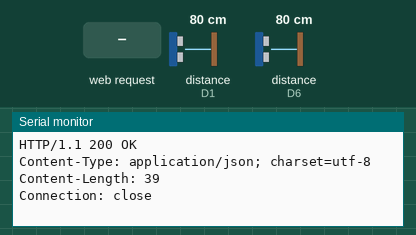
The sketch below on a simulated ESP8266 (NodeMCU). Parts: the last lines printed to the serial monitor. Wiring (inferred from the names in the program): 2 × ultrasonic range finder: trigger D2, echo D1 / trigger D5, echo D6. Inputs (shaded band) come from the test bench; at power-on: distance to the obstacle (sensors on D1, D6) 80 cm. The echo pulse lasts 58.3 µs per cm; WiFi joins after 1.5 s; servers stay silent unless stated; web services answer with replies made up by the test bench.

Above: at 2.7 s.
2.8 s: HTTP request GET /trigger/ received
10.1 s: distance to the obstacle (sensor on D1) set to 2 cm
At 16.9 s:
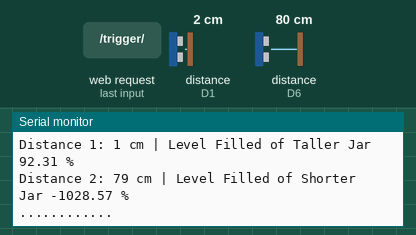
17.4 s: distance to the obstacle (sensor on D6) set to 2 cm
At 21.9 s:
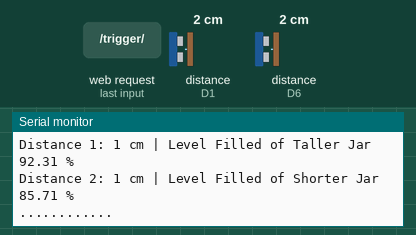
24.7 s: distance to the obstacle (sensor on D1) set to 4 cm
At 26.9 s:
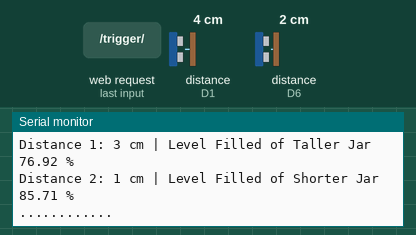
32.0 s: distance to the obstacle (sensor on D6) set to 4 cm
At 36.9 s:
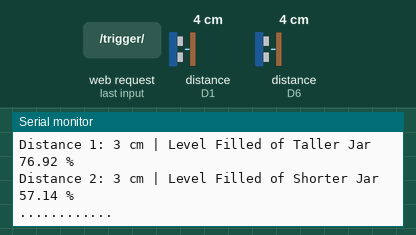
Timing chart, 0 to 38.4 s (numbered marks = the images above; inputs shaded):
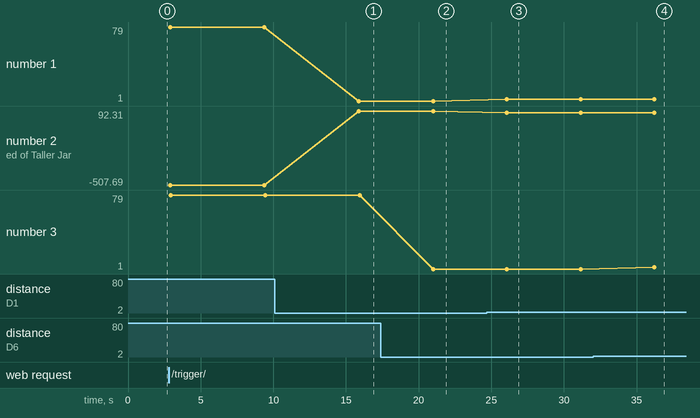

Measured:
- after the input at 10.1 s, the serial monitor: prints a new line after 5.8 s (image 1)
- after the input at 17.4 s, the serial monitor: prints a new line after 3.6 s (image 2)
- after the input at 24.7 s, the serial monitor: prints a new line after 1.4 s (image 3)
- after the input at 32.0 s, the serial monitor: prints a new line after 4.2 s (image 4)
- plotted number 1: 1 → 3 after the input at 24.7 s
- plotted number 2: -507.69 → 92.31 after the input at 10.1 s, 92.31 → 76.92 after the input at 24.7 s

The sketch:

sketch_mar16a_copy_20230507115834.ino
```cpp
#include <ESP8266WiFi.h>
const int trigPin1 = D2;
const int echoPin1 = D1;

const int trigPin2 = D5;
const int echoPin2 = D6;

long duration;
int distance;
float level;
const char* ssid = "Tanmay"; //wifi
const char* password = "1234567890";   //pass
void send_event(const char *event);
const char *host = "maker.ifttt.com";
const char *privateKey = "gQz71FQ81h6nfpm7zxw7TSNURrnx_WUuzI3Tw1HswqD";
WiFiServer server(80);
void setup() {
 pinMode(trigPin1, OUTPUT);
 pinMode(echoPin1, INPUT);
 pinMode(trigPin2, OUTPUT);
 pinMode(echoPin2, INPUT);
 Serial.begin(9600);
 Serial.print("Connecting to Wifi Network");
 Serial.println(ssid);
 WiFi.begin(ssid, password);
 while (WiFi.status() != WL_CONNECTED) {
 delay(500);
 Serial.print(".");
 }
 Serial.println("");
 Serial.println("Successfully connected to WiFi.");
 Serial.println("IP address is : ");
 Serial.println(WiFi.localIP());
 server.begin();
 Serial.println("Server started");
}
void loop() {
    // Reading distance from first sensor
  digitalWrite(trigPin1, LOW);
  delayMicroseconds(2);
  digitalWrite(trigPin1, HIGH);
  delayMicroseconds(10);
  digitalWrite(trigPin1, LOW);
  int durationf = pulseIn(echoPin1, HIGH);
  int distancef = durationf * 0.034 / 2;


  // Reading distance from second sensor
  digitalWrite(trigPin2, LOW);
  delayMicroseconds(2);
  digitalWrite(trigPin2, HIGH);
  delayMicroseconds(10);
  digitalWrite(trigPin2, LOW);
  int durations = pulseIn(echoPin2, HIGH);
  int distances = durations * 0.034 / 2;

  float levelf =((13-distancef)/13.0)*100;
  float levels =((7-distances)/7.0)*100;

  if ( levelf <= 25 || levels <=25) {
        send_event("jar_event");
        Serial.println("Email_sent");
        }

  // Printing the distance readings
  Serial.print("Distance 1: ");
  Serial.print(distancef);
  Serial.print(" cm | Level Filled of Taller Jar ");
  Serial.print(levelf);
  Serial.println(" %");

  Serial.print("Distance 2: ");
  Serial.print(distances);
  Serial.print(" cm | Level Filled of Shorter Jar ");
  Serial.print(levels);
  Serial.println(" %");
  Serial.println("............");


  delay(5000);
  WiFiClient client = server.available();
  if (client)
{
Serial.println("Web Client connected ");
String request = client.readStringUntil('\r');
client.println("HTTP/1.1 200 OK");
client.println("Content-Type: text/html");
client.println("Connection: close");  // the connection will be closed after completion of the response
client.println("Refresh: 10");  // update the page after 10 sec
client.println();


client.println("<!DOCTYPE html>");
client.println("<html>");
client.println("<head>");
client.println("<style>");
client.println("div { font-family: Cairo; display; font-size: 1.4rem}");
client.println("* { margin: 0; padding: 0;}");
client.println("html { font-family: Cairo; display: block; margin: 0px auto; text-align: center;color: #333333; background-color: #FBFBFB; overflow: hidden;}");
client.println(" body { margin:0%; padding: 0%;}");
client.println(".info{position:absolute ; display: flex; flex-direction: column; padding: 1rem ; background: white; border-radius: 1rem; top: 5rem;box-shadow: 2px 2px 2px 0px rgba(0 0 0 /25%) ;}");
client.println(".col{display: flex; gap :2rem; margin-bottom: 1rem; }");
client.println(".red{background-color: rgb(213 0 35); width: 0.8rem; height:0.8rem}");
client.println(".yellow{background-color: rgb(213, 213, 0); width: 0.8rem;height:0.8rem}");
client.println(".green{background-color: rgb(1.5 213 0); width: 0.8rem;height:0.8rem}");
client.println("h1 {width: 100%; font-size: 2rem; background-color: rebeccapurple; padding: 1rem; color: white;}");
client.println("h2 {font-family:Poppins;font-size: 1.4rem;margin-bottom: 1.5rem; }");
client.println("h4 {font-size: 0.8rem;margin-bottom: 1.5rem; }");
client.println(".container{ display: flex; margin: auto;justify-content: center; gap: 5rem; top: 2rem;position: relative; }");
client.println(".level{ display: flex; justify-content: center;}");
client.println(".lid{position: relative; width:20rem; height: 3rem; background: rgb(50, 38, 38);border-radius: .4rem; outline: #000000 solid 1px;z-index: 1;}");
client.println(".jarr{ position: relative; width: 20rem; background-color: rgb(255, 255, 255); height: 20rem; border-radius: 0rem 0rem 1rem 1rem ;border-left: 2px solid lightgray;border-right: 2px solid lightgray; border-bottom: 2px solid lightgray;}");

if(levelf < 25 ){
client.println(".indir{ position: absolute; width: 100%;background-color: rgb(213 0 35); height:" + String(levelf) + "%;bottom: 0rem; border-radius: 0rem 0rem 1rem 1rem ; }");
}
else if(levelf <= 50 && levelf>25){
client.println(".indir{ position: absolute; width: 100%;background-color: rgb(213, 213, 0); height:" + String(levelf) + "%;bottom: 0rem; border-radius: 0rem 0rem 1rem 1rem ;}");
}
else{
client.println(".indir{ position: absolute; width: 100%; background-color: rgb(105 213 0); height:" + String(levelf) + "%;bottom: 0rem; border-radius: 0rem 0rem 1rem 1rem ;}");

}

client.println(".jarl{ position: relative; width: 20rem; background-color: rgb(255, 255, 255); height: 20rem; border-radius: 0rem 0rem 1rem 1rem ; border-left: 2px solid lightgray;border-right: 2px solid lightgray; border-bottom: 2px solid lightgray;}");

if(levels < 25 ){
client.println(".indil{ position: absolute; width: 100%;background-color: rgb(213 0 35); height:" + String(levels) + "%;bottom: 0rem; border-radius: 0rem 0rem 1rem 1rem ;}");
}
else if(levels <= 50 && levels>25){
client.println(".indil{ position: absolute; width: 100%;background-color: rgb(213, 213, 0); height:" + String(levels) + "%;bottom: 0rem; border-radius: 0rem 0rem 1rem 1rem ; }");
}
else{
client.println(".indil{ position: absolute; width: 100%; background-color: rgb(105 213 0); height:" + String(levels) + "%;bottom: 0rem; border-radius: 0rem 0rem 1rem 1rem ; }");

}

client.println(" </style>");
client.println("</head>");
client.println("<body>");
client.println("<div  class=\"info\">");
client.println(" <div class=\"col\">");
client.println("<div class=\"green\">");
client.println("</div>");
client.println("<h4> Level > 50%</h4>");
client.println("</div>");
client.println("<div class=\"col\">");
client.println("<div class=\"yellow\">");
client.println("</div>");
client.println("<h4> 25% < Level < 50% </h4>");
client.println("</div>");
client.println("<div class=\"col\">");
client.println("<div class=\"red\">");
client.println("</div>");
client.println("<h4> 0% < Level < 25%</h4>");
client.println("</div>");
client.println("</div>");

client.println(" <div>");
client.println("<h1>IOT based Jar Monitoring system </h1>");
client.println(" <div class=\"container\">");
client.println("<div class=\"conright\">");
client.println("<h2>First Jar</h2>");
client.println("<div class=\"level\">");
client.println("<h2>Level : </h2>" );
client.print(levelf);
client.println("<h2> % Filled</h2>");
client.println(" </div>");
client.println("<div class=\"lid\"></div>");
client.println("<div class=\"jarr\">");
client.println("<div class=\"indir\">");
client.println("</div>");
client.println("</div>");
client.println("</div>");
client.println("<div class=\"conleft\">");
client.println("<h2>Second Jar</h2>");
client.println("<div class=\"level\">");
client.println("<h2>Level : </h2>");
client.println(levels);
client.println("<h2> % Filled</h2>");
client.println("</div>");
client.println("<div class=\"lid\"></div>");
client.println("<div class=\"jarl\">");
client.println("<div class=\"indil\">");
client.println("</div>");
client.println(" </div>");
client.println(" </div>");
client.println("</div>");
client.println("</div>");
client.println("</body>");

client.println("</html>");


   if ( level >= 10) {
        // send_event("jar_event");
        }
}
}
void send_event(const char *event)
{
  Serial.print("Connecting to ");
  Serial.println(host);
  // Use WiFiClient class to create TCP connections
  WiFiClient client;
  const int httpPort = 80;
  if (!client.connect(host, httpPort)) {
    Serial.println("Connection failed");
    return;
  }
  // We now create a URI for the request
  String url = "/trigger/";
  url += event;
  url += "/with/key/";
  url += privateKey;
  Serial.print("Requesting URL: ");
  Serial.println(url);
  // This will send the request to the server
  client.print(String("GET ") + url + " HTTP/1.1\r\n" +
               "Host: " + host + "\r\n" +
               "Connection: close\r\n\r\n");
  while(client.connected())
  {
    if(client.available())
    {
      String line = client.readStringUntil('\r');
      Serial.print(line);
    } else {
      // No data yet, wait a bit
      delay(50);
    };
  }
  Serial.println();
  Serial.println("closing connection");
  client.stop();
}
```
